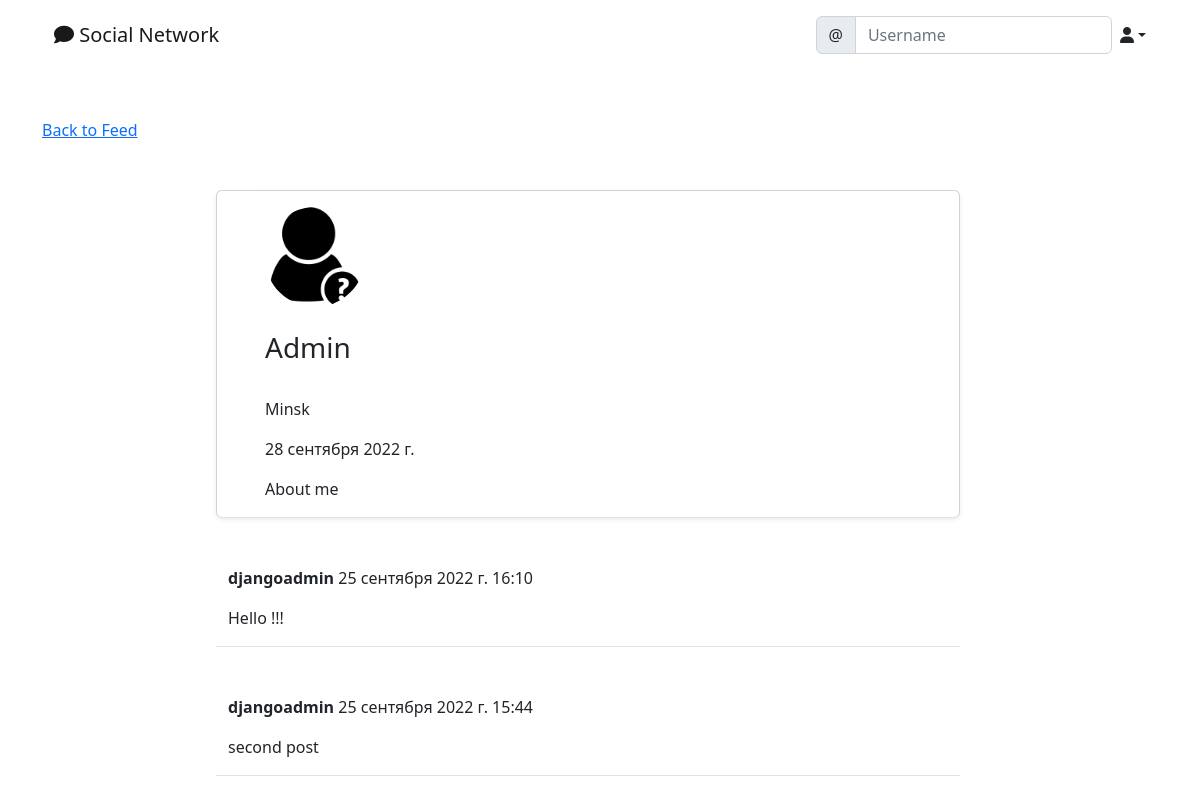
Screenshot of /social/profile/1 with the database file from the repository.
### social/models.py (models this page shows)
class UserProfile(models.Model):
    user = models.OneToOneField(User, primary_key=True, verbose_name='user', related_name='profile', on_delete=models.CASCADE)
    name = models.CharField(max_length=30, blank=True, null=True)
    bio = models.TextField(max_length=500, blank=True, null=True)
    birth_date = models.DateField(null=True, blank=True)
    location = models.CharField(max_length=100, blank=True, null=True)
    picture = models.ImageField(upload_to='uploads/profile_pictures', default='uploads/profile_pictures/default.png', blank=True)

class Post(models.Model):
    body = models.TextField()
    created_on = models.DateTimeField(auto_now_add=True)
    author = models.ForeignKey(User, on_delete=models.CASCADE)

### social/views.py (the view)
# urls.py: path('profile/<int:pk>', ProfileView.as_view(), name='profile'),
class ProfileView(View):
    def get(self, request, pk, *args, **kwargs):
        profile = UserProfile.objects.get(pk=pk)
        user = profile.user
        posts = Post.objects.filter(author=user).order_by('-created_on')
        context = {
            'user':user,
            'profile':profile,
            'posts':posts,
        }
        return render(request, template_name='social/profile.html', context=context)

### social/templates/social/profile.html (shortened to what this page needs)
{% extends 'landing/base.html' %}
{% load crispy_forms_tags %}
{% block content %}
<div class="container">
<div class="row mt-5">
    <div class="col-md-3 col-sm-6">
        <a href="{% url 'post-list' %}" class="bnt bnt-dark">Back to Feed</a>
    </div>
<div class="row justify-content-center mt-5">
    <div class="card shadow-sm col-md-8 col-sm-12 border-bottom px-5 pt-3">
        <img src="{{ profile.picture.url }}" class="rounded-circle" width="100" height="100"/>
        <h3 class="py-4">{{ profile.name }}
        </h3>
        {% if profile.location %}
        <p>{{ profile.location }}</p>
        {% endif %}
        {% if profile.birth_date %}
        <p>{{ profile.birth_date }}</p>
        {% endif %}
        {% if profile.bio %}
        <p>{{ profile.bio }}</p>
        {% endif %}
    </div>
</div>
    {% for post in posts %}
    <div class="row justify-content-center mt-5">
        <div class="col-md-8 col-sm-12 border-bottom position-relative">
            <p><strong>{{ post.author }}</strong> {{post.created_on}}</p>
            <p>{{ post.body }}</p>
        </div>
    </div>
    {% endfor %}
</div>
    </div>
{% endblock content %}

### rows the page displays
UserProfile: picture (placeholder picture), name "Admin", location "Minsk", birth_date "28 сентября 2022 г.", bio "About me"
Post: author "djangoadmin", created_on "25 сентября 2022 г. 16:10", body "Hello !!!"
Post: author "djangoadmin", created_on "25 сентября 2022 г. 15:44", body "second post"
